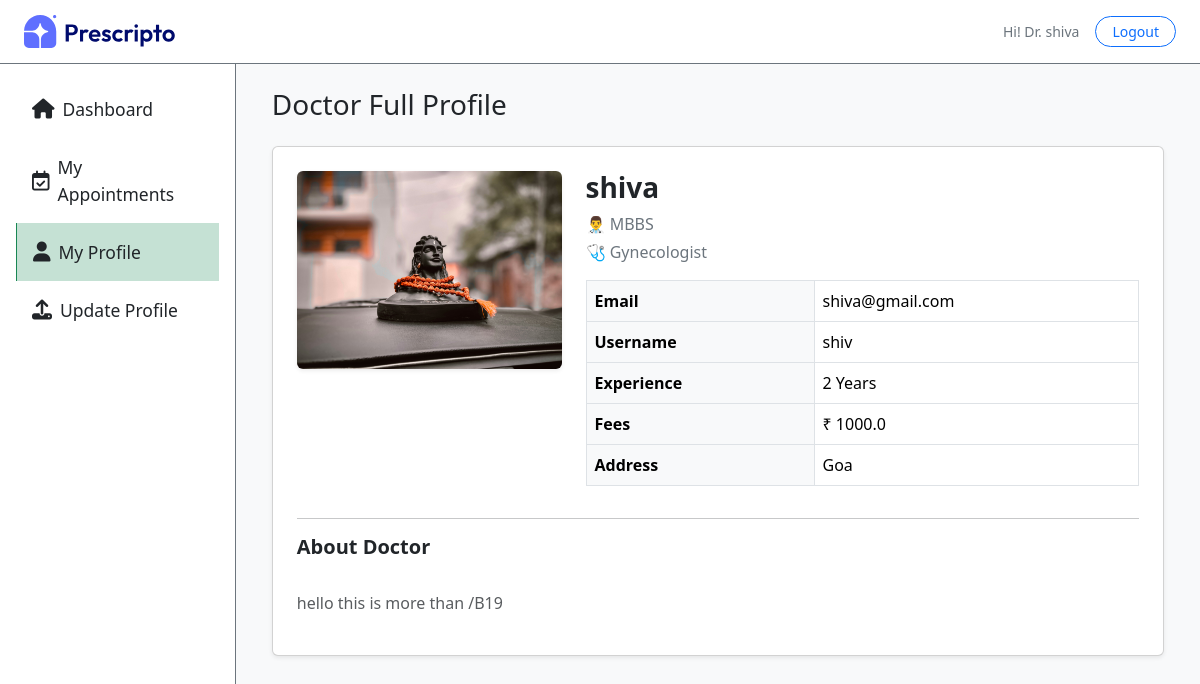
The page /doctor_profile/ (signed in) on the database its author committed.
### appointment/models.py (models this page shows, shortened)
class Doctor(models.Model):
    image = models.ImageField(upload_to='doctor_image')
    name = models.CharField(max_length=100)
    email = models.EmailField()
    username = models.CharField(max_length=255, unique=True)
    password = models.CharField(max_length=100)
    experience = models.IntegerField()
    fees = models.FloatField()
    category = models.ForeignKey(Category, on_delete=models.CASCADE)
    degree = models.CharField(max_length=50)
    about = models.TextField()
    address = models.TextField()

class Category(models.Model):
    name = models.CharField(max_length=100)

### appointment/views.py (the view)
# urls.py: path('doctor_profile/', views.doctor_profile, name='doctor_profile'),
def doctor_profile(request):
    doctor_id = request.session.get('doctor_id')
    doctor = Doctor.objects.get(id=doctor_id)
    return render(request, 'dashboard/doctor_profile.html', {"role" : "doctor", 'action': 'profile', 'doctor': doctor})

### templates/dashboard/doctor_profile.html
{% extends "dashboard/layout.html" %}
{% load static %}
{% block contant %}
<section class="flex-grow p-4 bg-light w-100">
    <div class="container">
        <h3 class="mb-4">Doctor Full Profile</h3>
        <div class="card shadow-sm p-4">
            <div class="row">
                <div class="col-md-4 text-center">
                    <img src="{{ doctor.image.url }}"
                         alt="Doctor Image"
                         class="img-fluid rounded shadow-sm mb-3"
                         style="max-height: 280px; object-fit: cover;">
                </div>
                <div class="col-md-8">
                    <h3 class="fw-bold">{{ doctor.name }}</h3>
                    <p class="text-secondary mb-1">👨‍⚕️ {{ doctor.degree }}</p>
                    <p class="text-secondary mb-3">🩺 {{ doctor.category.name }}</p>
                    <table class="table table-bordered">
                        <tr>
                            <th class="bg-light">Email</th>
                            <td>{{ doctor.email }}</td>
                        </tr>
                        <tr>
                            <th class="bg-light">Username</th>
                            <td>{{ doctor.username }}</td>
                        </tr>
                        <tr>
                            <th class="bg-light">Experience</th>
                            <td>{{ doctor.experience }} Years</td>
                        </tr>
                        <tr>
                            <th class="bg-light">Fees</th>
                            <td>₹ {{ doctor.fees }}</td>
                        </tr>
                        <tr>
                            <th class="bg-light">Address</th>
                            <td>{{ doctor.address }}</td>
                        </tr>
                    </table>
                </div>
            </div>
            <hr>
            <h5 class="fw-bold">About Doctor</h5>
            <p class="text-muted" style="white-space: pre-line;">
                {{ doctor.about }}
            </p>
        </div>
    </div>
</section>
{% endblock %}

### templates/dashboard/layout.html (shortened to what this page needs)
<!DOCTYPE html>
<html lang="en">
<head>
    <link href="https://cdn.jsdelivr.net/npm/bootstrap@5.3.3/dist/css/bootstrap.min.css" rel="stylesheet" />
    <link href="https://cdnjs.cloudflare.com/ajax/libs/font-awesome/5.15.3/css/all.min.css" rel="stylesheet" />
    <link rel="stylesheet" href="https://cdnjs.cloudflare.com/ajax/libs/font-awesome/6.7.2/css/all.min.css" />
</head>
{% load static %}
<body>
    <header class="d-flex justify-content-between align-items-center border-bottom border-secondary px-4"
        style="height: 64px;">
        <div class="d-flex align-items-center position-relative">
            <a href="{% url "dash_admin" %}">
                <img src="{% static "assets/assets_frontend/logo.svg" %}" alt="GreenCart logo icon with green color" width='70%'>
            </a>
        </div>
        <div class="d-flex align-items-center gap-3 text-secondary small">
            {% if role == 'admin' %}
                <span>Hi! Admin</span>
            {% else %}
                <span>Hi! Dr. {{ doctor.name }}</span>
            {% endif %}
            <a href="{% url "dash_logout" %}" class="btn btn-outline-primary btn-sm rounded-pill px-3 py-1">Logout</a>
        </div>
    </header>
    <main class="d-flex" style="min-height: calc(100vh - 64px);">
        {% if role == 'doctor' %}
            <nav id="sidebar" class="border-end border-secondary p-3" style="width: 18rem;">
                <a href="{% url "doctor_dashboard" %}" class="nav-link d-flex align-items-center gap-2 p-3 fs-5 text-dark {% if action == 'doctor' %}bg-success bg-opacity-25 border-start border-success fw-medium{% endif %}" data-id="add">
                    <i class="fa-solid fa-house"></i> <span class='small'>Dashboard</span>
                </a>
                <a href="{% url "doctor_appointments" %}" class="nav-link d-flex align-items-center gap-2 p-3 fs-5 text-dark " data-id="add">
                   <i class="fa-regular fa-calendar-check"></i><span class='small'>My Appointments</span>
                </a>
                <a href="{% url "doctor_profile" %}" class="nav-link d-flex align-items-center gap-2 p-3 fs-5 text-dark {% if action == 'profile' %}bg-success bg-opacity-25 border-start border-success fw-medium{% endif %}" data-id="add">
                    <i class="fa-solid fa-user"></i> <span class='small'>My Profile</span>
                </a>
                <a href="{% url "edit_doctor" %}" class="nav-link d-flex align-items-center gap-2 p-3 fs-5 text-dark {% if action == 'edit_doctor' %}bg-success bg-opacity-25 border-start border-success fw-medium{% endif %}" data-id="add">
                    <i class="fa-solid fa-upload"></i> <span class='small'>Update Profile</span>
                </a>
            </nav>
        {% endif %}
        {% block contant %}
        {% endblock %}
    </main>
</body>
</html>

### rows shown on the page
Doctor: name "shiva", image (picture), degree "MBBS", category.name "Gynecologist", email "shiva@gmail.com", username "shiv", experience "2", fees "1000.0", address "Goa", about "hello this is more than /B19"
